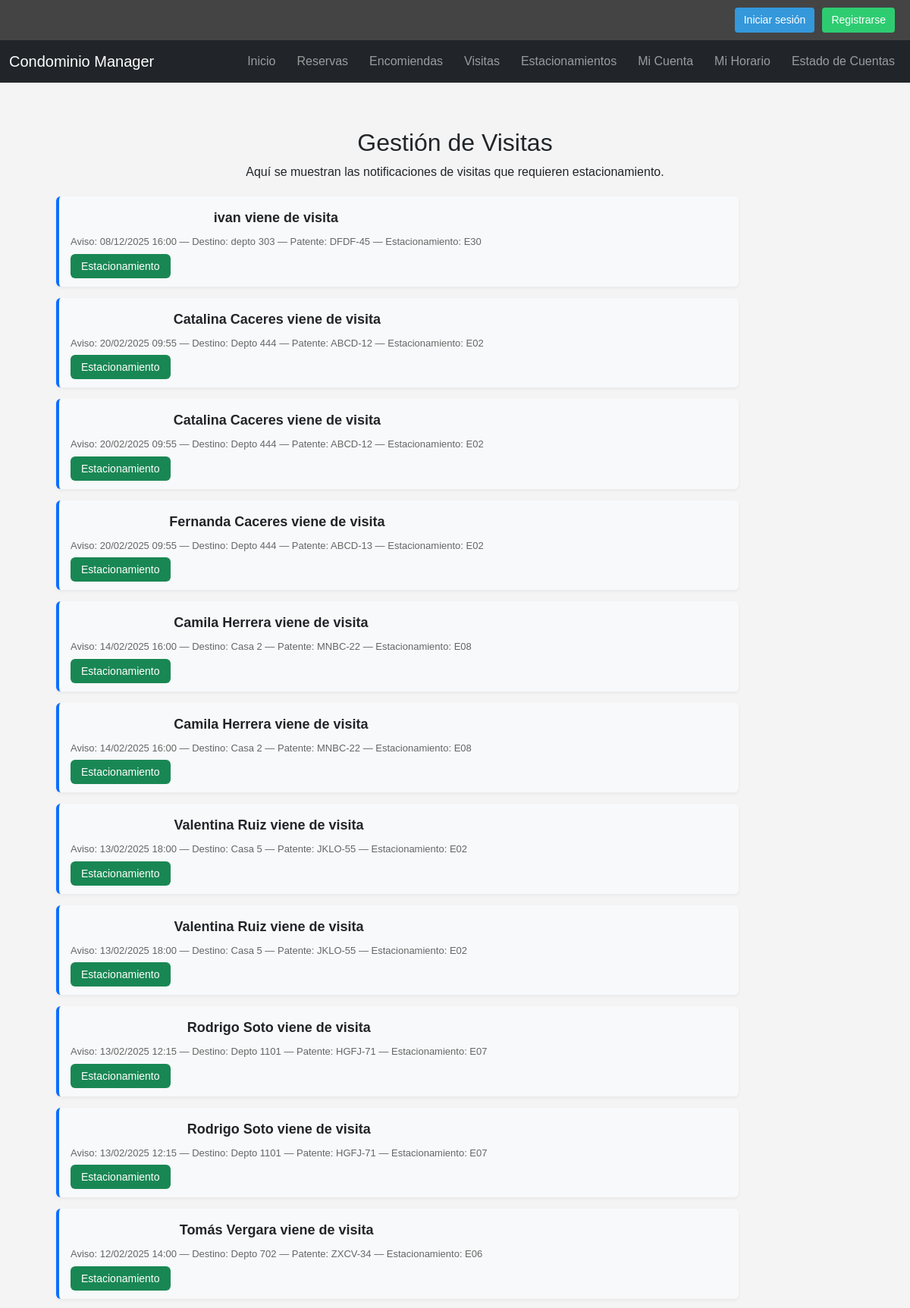
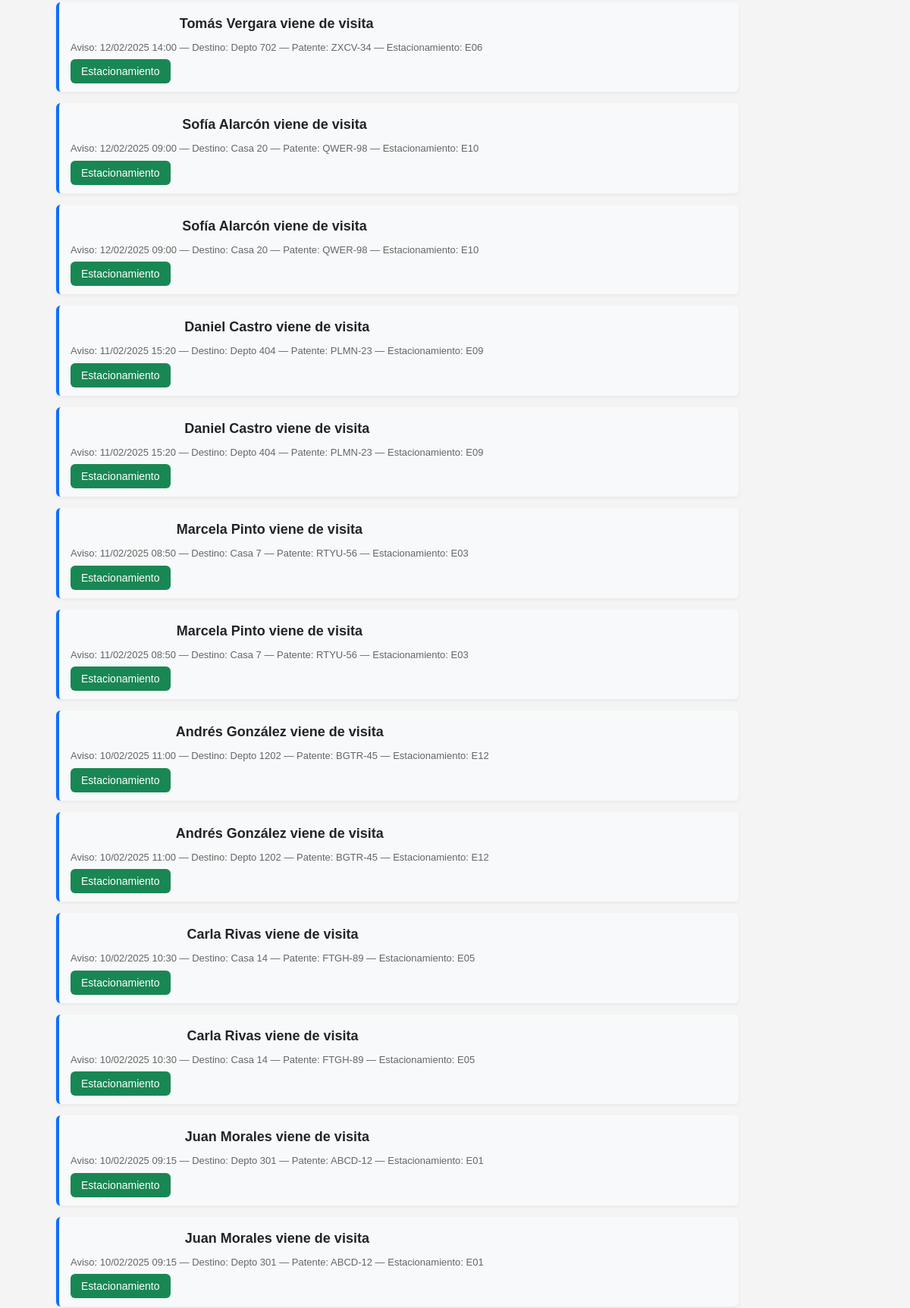
Screenshot of /index.php?page=visitas (upper part) with the database file from the repository (2 pictures, top to bottom).
### tables this page shows
CREATE TABLE `visita` (
  `id_visita` int(11) NOT NULL,
  `rut` varchar(20) DEFAULT NULL,
  `nombres` varchar(100) DEFAULT NULL,
  `destino` varchar(500) DEFAULT NULL,
  `asunto` varchar(500) DEFAULT NULL,
  `patente` varchar(100) DEFAULT NULL,
  `estacionamiento` varchar(100) DEFAULT NULL,
  `phono` varchar(20) DEFAULT NULL,
  `horaInicio` datetime DEFAULT NULL,
  `horaFin` datetime DEFAULT NULL,
  `fechaIngreso` datetime DEFAULT NULL,
  `estado` int(11) DEFAULT NULL
);

### pages/visitas.php (the view, shortened to what this page needs)
<?php
require_once("config/db.php");
?>
<div class="container mt-4">
    <h2>Gestión de Visitas</h2>
    <p>Aquí se muestran las notificaciones de visitas que requieren estacionamiento.</p>
    <section id="visita-list" class="visita-list">
        <?php
        try {
            $sql = "SELECT * FROM visita WHERE estado = 1 ORDER BY fechaIngreso DESC";
            $stmt = $conn->query($sql);
            $visitas = $stmt->fetchAll(PDO::FETCH_ASSOC);
            if (empty($visitas)) {
                echo "<p>No hay visitas registradas.</p>";
            } else {
                foreach ($visitas as $v) {
                    echo "<div class='visita-item'>";
                        echo "<div class='visita-info'>";
                            echo "<div class='visita-title'>{$v['nombres']} viene de visita</div>";
                            echo "<div class='visita-meta'>";
                                echo "Aviso: " . date("d/m/Y H:i", strtotime($v['fechaIngreso'])) .
                                     " — Destino: {$v['destino']} — Patente: {$v['patente']} — Estacionamiento: {$v['estacionamiento']}";
                            echo "</div>";
                        echo "</div>";
                        echo "<div class='visita-actions'>";
                            echo "<a href='index.php?page=estacionamientos' class='btn-est'>Estacionamiento</a>";
                        echo "</div>";
                    echo "</div>";
                }
            }
        } catch (PDOException $e) {
            echo "<p>Error al cargar visitas: " . $e->getMessage() . "</p>";
        }
        ?>
    </section>
</div>

### includes/header.php (shortened to what this page needs)
<!DOCTYPE html>
<html lang="es">
<head>
    <link href="https://cdn.jsdelivr.net/npm/bootstrap@5.3.3/dist/css/bootstrap.min.css" rel="stylesheet">
    <link rel="stylesheet" href="https://cdn.jsdelivr.net/npm/bootstrap-icons@1.11.3/font/bootstrap-icons.css">
    <link rel="stylesheet" href="assets/styles.css">
</head>
<body>
<div class="topbar">
    <?php if (isset($_SESSION['usuario'])): ?>
        <span>Bienvenido, <?php echo htmlspecialchars($_SESSION['usuario']); ?></span>
        <div class="topbar-actions">
            <a href="index.php?page=logout" class="logout-btn">Cerrar sesión</a>
        </div>
    <?php else: ?>
        <div class="topbar-actions">
            <a href="index.php?page=login" class="login-btn">Iniciar sesión</a>
            <a href="index.php?page=register" class="register-btn">Registrarse</a>
        </div>
    <?php endif; ?>
</div>
<?php include(__DIR__ . "/navbar.php"); ?>
<main class="container my-3">

### includes/navbar.php (shortened to what this page needs)
<nav class="navbar navbar-expand-lg navbar-dark bg-dark">
  <div class="container-fluid">
    <a class="navbar-brand" href="#">Condominio Manager</a>
    <div class="collapse navbar-collapse" id="mainNav">
      <ul class="navbar-nav ms-auto mb-2 mb-lg-0">
        <li class="nav-item"><a class="nav-link" href="index.php?page=home">Inicio</a></li>
        <li class="nav-item"><a class="nav-link" href="index.php?page=reservas">Reservas</a></li>
        <li class="nav-item"><a class="nav-link" href="index.php?page=encomiendas">Encomiendas</a></li>
        <li class="nav-item"><a class="nav-link" href="index.php?page=visitas">Visitas</a></li>
        <li class="nav-item"><a class="nav-link" href="index.php?page=estacionamientos">Estacionamientos</a></li>
        <li class="nav-item"><a class="nav-link" href="index.php?page=mi_cuenta">Mi Cuenta</a></li>
        <li class="nav-item"><a class="nav-link" href="index.php?page=mi_horario">Mi Horario</a></li>
        <li class="nav-item"><a class="nav-link" href="index.php?page=estado_cuentas">Estado de Cuentas</a></li>
      </ul>
    </div>
  </div>
</nav>

### index.php (shortened to what this page needs)
<?php
try {
    require_once "config/db.php";
    require_once "includes/header.php";
    $page = $_GET['page'] ?? 'login';
    switch ($page) {
    case 'visitas':
        require "pages/visitas.php";
        break;
    }
    require_once "includes/footer.php";
} catch(Exception $e) {
    file_put_contents("logs/index_error.log", $e->getMessage(), FILE_APPEND);
    echo "<h2>Error cargando la página.</h2>";
}

### includes/footer.php (shortened to what this page needs)
    </main>
</body>
</html>

### assets/styles.css (style rules this page uses)
body { font-family: Arial, sans-serif; margin: 0; padding: 0; background: #f4f4f4; }
.topbar { background: #444; color: #fff; padding: 10px 20px; display: flex; justify-content: flex-end; align-items: center; font-size: 16px; flex-wrap: wrap; }
.topbar-actions { display: flex; gap: 10px; flex-wrap: wrap; }
.topbar a { text-decoration: none; padding: 6px 12px; border-radius: 4px; font-size: 14px; transition: background 0.3s ease; }
.login-btn { background: #3498db; color: #fff; }
.register-btn { background: #2ecc71; color: #fff; }
nav { background: #333; padding: 10px 20px; display: flex; justify-content: space-between; align-items: center; position: relative; z-index: 1000; flex-wrap: wrap; }
nav ul { display: flex; gap: 12px; z-index: 1000; flex-wrap: wrap; }
nav ul li a { color: #fff; padding: 6px 10px; border-radius: 4px; }
main { padding: 20px; display: flex; flex-direction: column; align-items: center; justify-content: flex-start; min-height: auto; text-align: center; padding-top: 20px; }
.visita-list { margin: 20px; display: flex; flex-direction: column; gap: 15px; width: 100%; max-width: 900px; }
.visita-item { display: flex; flex-direction: column; justify-content: space-between; align-items: flex-start; background: #f8f9fa; border-left: 4px solid #0d6efd; padding: 15px; border-radius: 6px; box-shadow: 0 2px 4px rgba(0,0,0,.05); }
.visita-title { font-weight: bold; font-size: 18px; margin-bottom: 8px; }
.visita-meta { font-size: 13px; color: #666; margin-bottom: 10px; }
.btn-est { background: #198754; color: #fff; padding: 8px 14px; text-decoration: none; border-radius: 6px; font-size: 14px; transition: .2s; margin-top: 8px; }

### rows the page displays
visita: nombres "ivan", fechaIngreso "08/12/2025 16:00", destino "depto 303", patente "DFDF-45", estacionamiento "E30"
visita: nombres "Catalina Caceres", fechaIngreso "20/02/2025 09:55", destino "Depto 444", patente "ABCD-12", estacionamiento "E02"
visita: nombres "Catalina Caceres", fechaIngreso "20/02/2025 09:55", destino "Depto 444", patente "ABCD-12", estacionamiento "E02"
visita: nombres "Fernanda Caceres", fechaIngreso "20/02/2025 09:55", destino "Depto 444", patente "ABCD-13", estacionamiento "E02"
visita: nombres "Camila Herrera", fechaIngreso "14/02/2025 16:00", destino "Casa 2", patente "MNBC-22", estacionamiento "E08"
visita: nombres "Camila Herrera", fechaIngreso "14/02/2025 16:00", destino "Casa 2", patente "MNBC-22", estacionamiento "E08"
visita: nombres "Valentina Ruiz", fechaIngreso "13/02/2025 18:00", destino "Casa 5", patente "JKLO-55", estacionamiento "E02"
visita: nombres "Valentina Ruiz", fechaIngreso "13/02/2025 18:00", destino "Casa 5", patente "JKLO-55", estacionamiento "E02"
visita: nombres "Rodrigo Soto", fechaIngreso "13/02/2025 12:15", destino "Depto 1101", patente "HGFJ-71", estacionamiento "E07"
visita: nombres "Rodrigo Soto", fechaIngreso "13/02/2025 12:15", destino "Depto 1101", patente "HGFJ-71", estacionamiento "E07"
visita: nombres "Tomás Vergara", fechaIngreso "12/02/2025 14:00", destino "Depto 702", patente "ZXCV-34", estacionamiento "E06"
visita: nombres "Tomás Vergara", fechaIngreso "12/02/2025 14:00", destino "Depto 702", patente "ZXCV-34", estacionamiento "E06"
visita: nombres "Sofía Alarcón", fechaIngreso "12/02/2025 09:00", destino "Casa 20", patente "QWER-98", estacionamiento "E10"
visita: nombres "Sofía Alarcón", fechaIngreso "12/02/2025 09:00", destino "Casa 20", patente "QWER-98", estacionamiento "E10"
visita: nombres "Daniel Castro", fechaIngreso "11/02/2025 15:20", destino "Depto 404", patente "PLMN-23", estacionamiento "E09"
visita: nombres "Daniel Castro", fechaIngreso "11/02/2025 15:20", destino "Depto 404", patente "PLMN-23", estacionamiento "E09"
visita: nombres "Marcela Pinto", fechaIngreso "11/02/2025 08:50", destino "Casa 7", patente "RTYU-56", estacionamiento "E03"
visita: nombres "Marcela Pinto", fechaIngreso "11/02/2025 08:50", destino "Casa 7", patente "RTYU-56", estacionamiento "E03"
visita: nombres "Andrés González", fechaIngreso "10/02/2025 11:00", destino "Depto 1202", patente "BGTR-45", estacionamiento "E12"
visita: nombres "Andrés González", fechaIngreso "10/02/2025 11:00", destino "Depto 1202", patente "BGTR-45", estacionamiento "E12"
visita: nombres "Carla Rivas", fechaIngreso "10/02/2025 10:30", destino "Casa 14", patente "FTGH-89", estacionamiento "E05"
visita: nombres "Carla Rivas", fechaIngreso "10/02/2025 10:30", destino "Casa 14", patente "FTGH-89", estacionamiento "E05"
visita: nombres "Juan Morales", fechaIngreso "10/02/2025 09:15", destino "Depto 301", patente "ABCD-12", estacionamiento "E01"
visita: nombres "Juan Morales", fechaIngreso "10/02/2025 09:15", destino "Depto 301", patente "ABCD-12", estacionamiento "E01"
